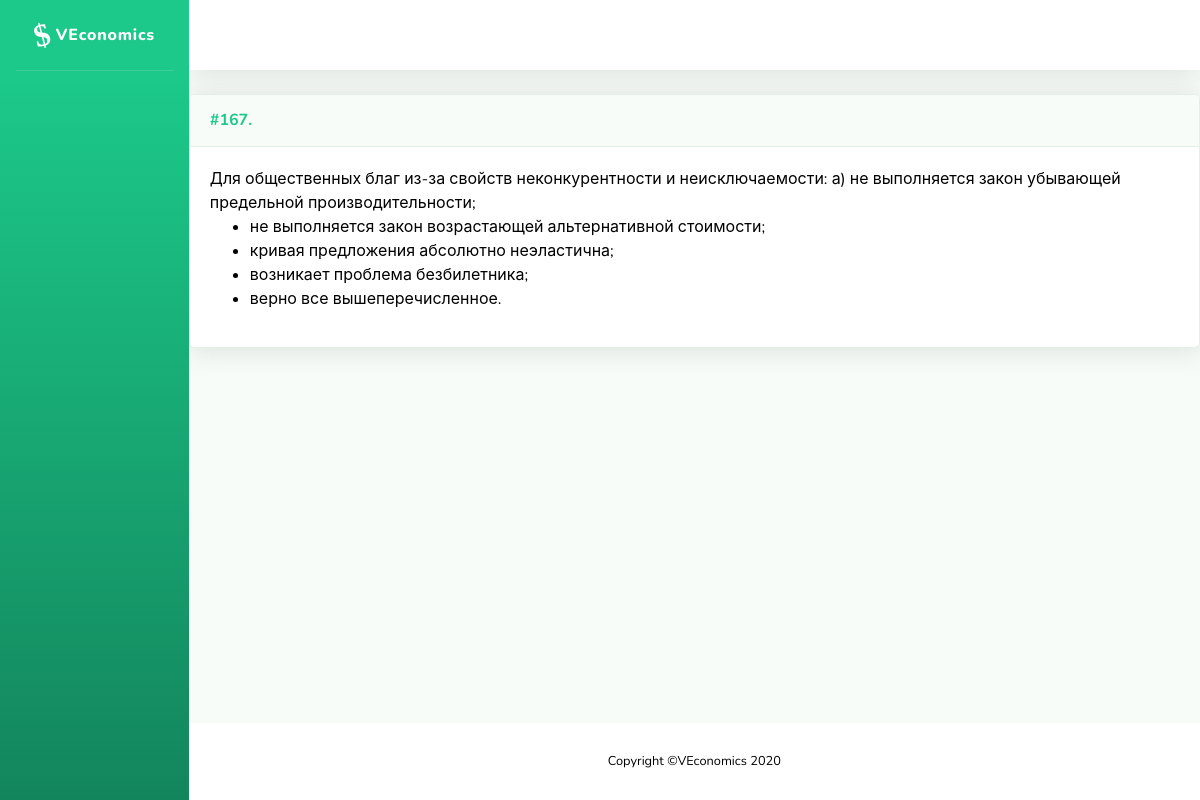
The page /problems/167 on the database as committed earlier.
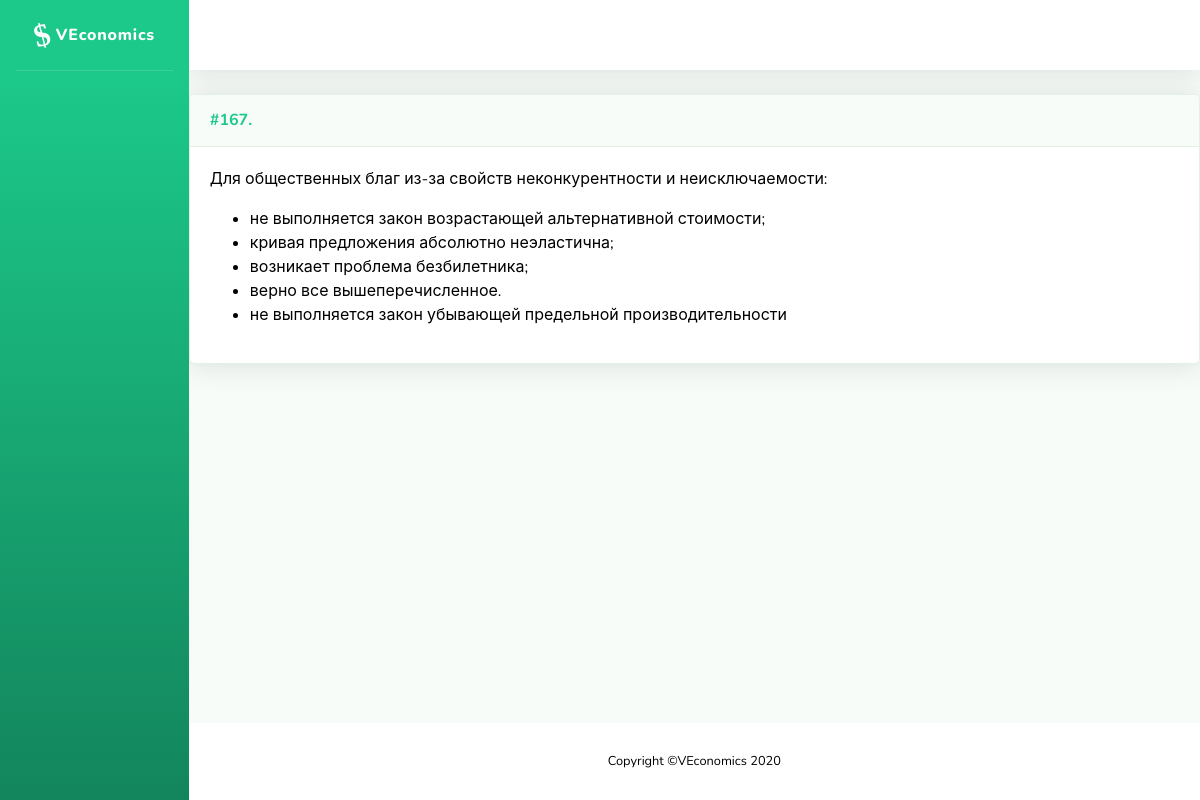
The same page on the database as committed later.
### problems/models.py (models this page shows, shortened)
class Problem(models.Model):
    name = models.CharField('Название', max_length=200, blank=True, null=True)
    task = RichTextUploadingField('Условие')
    problem_type = models.IntegerField('Тип задачи', choices=TYPE_CHOICES, blank=False, null=False, default=0)
    short_answer = models.CharField('Ответ (для автоматической проверки)', max_length=200, blank=True)
    yesno_answer = models.IntegerField('Ответ ДА/НЕТ', choices=YESNO_CHOICES, blank=False, default=0)
    solution = RichTextUploadingField('Решение', blank=True)
    hint = RichTextUploadingField('Подсказка', blank=True)
    topics = models.ManyToManyField(Topic, related_name="problems", verbose_name='Темы')
    assignments = models.ManyToManyField(User, through='Assignment', through_fields=['problem', 'person'])
    class Meta:
        ordering = ['id']

class Variant(models.Model):
    text = models.CharField('Вариант ответа', max_length=1000, blank=False)
    right = models.BooleanField('Верный ответ', blank=False, null=False, default=False)
    problem = models.ForeignKey(Problem, verbose_name="Задача", on_delete=models.CASCADE, blank=True, null=True, related_name='variants')
    order = models.IntegerField('Порядковый номер', blank=False, null=False, default=0)
    class Meta:
        verbose_name = 'Ответ'
        verbose_name_plural = 'Ответы'

### problems/views.py (the view)
# urls.py: path('<int:pk>', views.ProblemDetailView.as_view(), name='problem-detail'),
class ProblemDetailView(DetailView):
    model = Problem

### problems/templates/problems/problem_detail.html
{% extends "problems/sb/base.html" %}
{% block content %}
        {% include 'problems/problem.html' %}
{% endblock %}

### problems/templates/problems/sb/base.html (shortened to what this page needs)
{% load static %}
<!DOCTYPE html>
<html lang="en">
<head>
    <link href="{% static 'problems/sb/vendor/fontawesome-free/css/all.min.css' %}" rel="stylesheet">
  <link href="{% static 'problems/sb/css/sb-admin-2.css' %}" rel="stylesheet">
  <link href="{% static 'problems/main.css' %}" rel="stylesheet">
</head>
<body id="page-top">
  <div id="wrapper">
    <ul class="navbar-nav bg-gradient-primary sidebar sidebar-dark accordion" id="accordionSidebar">
      <a class="sidebar-brand d-flex align-items-center justify-content-center" href="{% url 'index' %}">
        <div class="sidebar-brand-icon rotate-n-15">
          <i class="fas">$</i>&nbsp;
        </div>
        <div style="text-transform:none;">VEconomics</div>
      </a>
      <hr class="sidebar-divider my-0">
    </ul>
    <div id="content-wrapper" class="d-flex flex-column">
      <div id="content">
        <nav class="navbar navbar-expand navbar-light bg-white topbar mb-4 static-top shadow">
        </nav>
          {% block content %}
          {% endblock %}
      </div>
      <footer class="sticky-footer bg-white">
        <div class="container my-auto">
          <div class="copyright text-center my-auto">
            <span>Copyright &copy;VEconomics 2020</span>
          </div>
        </div>
      </footer>
    </div>
  </div>
</body>
</html>

### problems/templates/problems/problem.html (shortened to what this page needs)
{% autoescape off%}
<div class="problem">
    <div class="card shadow mb-4">
        <div class="problem-header">
            <a name="problem-{{ problem.id }}" class="d-block card-header py-3" role="button" aria-expanded="true" aria-controls="collapse">
                    <h6 class="m-0 font-weight-bold text-primary">
                        <nobr>
                            <div class="problem-id">
                                #{{ problem.id }}.
                            </div>
                        </nobr>
                    </h6>
            </a>
        </div>
        <div class="card-body">
        <div class="collapse show" id="problem-{{ problem.id }}">
            <div class="problem-task">
                {{ problem.task }}
                {% if not problem.submit and not problem.assignment and not problem.form %}
                    {% if problem.variants %}
                        <ul>
                            {% for variant in problem.variants.all %}
                                <li>
                                    {{ variant.text }}
                                </li>
                            {% endfor %}
                        </ul>
                    {% endif %}
                {% endif %}
            </div>
        </div>
    </div>
    </div>
</div>
{% endautoescape %}

### problems/static/problems/main.css (style rules this page uses)
.problem-header { white-space:nowrap }
h6 div { display:inline-block; }

Rows that differ between the two databases and show on the page:
changed Problem id 167: task "Для общественных благ из-за свойств неконкурентности и неисключаемости: а) не выполняется закон убывающей предельной производительности;" → "Для общественных благ из-за свойств неконкурентности и неисключаемости:"
added Variant: text "не выполняется закон убывающей предельной производительности"
